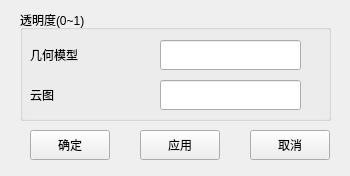
<?xml version="1.0" encoding="UTF-8"?>
<ui version="4.0">
 <class>frmOpacity</class>
 <widget class="QMainWindow" name="frmOpacity">
  <property name="geometry">
   <rect>
    <x>0</x>
    <y>0</y>
    <width>350</width>
    <height>176</height>
   </rect>
  </property>
  <property name="windowTitle">
   <string>透明度设置</string>
  </property>
  <widget class="QWidget" name="centralwidget">
   <widget class="QPushButton" name="btnOK">
    <property name="geometry">
     <rect>
      <x>30</x>
      <y>130</y>
      <width>80</width>
      <height>30</height>
     </rect>
    </property>
    <property name="text">
     <string>确定</string>
    </property>
   </widget>
   <widget class="QPushButton" name="btnCancel">
    <property name="geometry">
     <rect>
      <x>250</x>
      <y>130</y>
      <width>80</width>
      <height>30</height>
     </rect>
    </property>
    <property name="text">
     <string>取消</string>
    </property>
   </widget>
   <widget class="QPushButton" name="btnApply">
    <property name="geometry">
     <rect>
      <x>140</x>
      <y>130</y>
      <width>80</width>
      <height>30</height>
     </rect>
    </property>
    <property name="text">
     <string>应用</string>
    </property>
   </widget>
   <widget class="QGroupBox" name="gbxOpacity">
    <property name="geometry">
     <rect>
      <x>20</x>
      <y>10</y>
      <width>311</width>
      <height>111</height>
     </rect>
    </property>
    <property name="title">
     <string>透明度(0~1)</string>
    </property>
    <widget class="QLineEdit" name="txtMaxSize">
     <property name="geometry">
      <rect>
       <x>140</x>
       <y>30</y>
       <width>141</width>
       <height>30</height>
      </rect>
     </property>
    </widget>
    <widget class="QLabel" name="label">
     <property name="geometry">
      <rect>
       <x>10</x>
       <y>30</y>
       <width>121</width>
       <height>30</height>
      </rect>
     </property>
     <property name="text">
      <string>几何模型</string>
     </property>
    </widget>
    <widget class="QLineEdit" name="txtOpacityMap">
     <property name="geometry">
      <rect>
       <x>140</x>
       <y>70</y>
       <width>141</width>
       <height>30</height>
      </rect>
     </property>
    </widget>
    <widget class="QLabel" name="label_2">
     <property name="geometry">
      <rect>
       <x>10</x>
       <y>70</y>
       <width>121</width>
       <height>30</height>
      </rect>
     </property>
     <property name="text">
      <string>云图</string>
     </property>
    </widget>
   </widget>
  </widget>
 </widget>
 <resources/>
 <connections/>
</ui>
